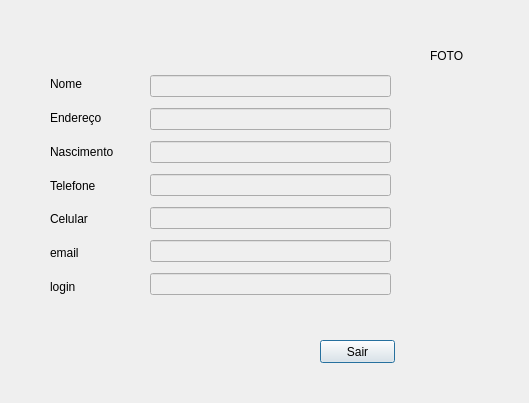
<?xml version="1.0" encoding="UTF-8"?>
<ui version="4.0">
 <class>IndexDialog</class>
 <widget class="QDialog" name="IndexDialog">
  <property name="geometry">
   <rect>
    <x>0</x>
    <y>0</y>
    <width>529</width>
    <height>403</height>
   </rect>
  </property>
  <property name="windowTitle">
   <string>Usuario</string>
  </property>
  <property name="modal">
   <bool>true</bool>
  </property>
  <widget class="QLabel" name="label_8">
   <property name="geometry">
    <rect>
     <x>430</x>
     <y>30</y>
     <width>61</width>
     <height>51</height>
    </rect>
   </property>
   <property name="text">
    <string>FOTO</string>
   </property>
  </widget>
  <widget class="QPushButton" name="buttonSair">
   <property name="geometry">
    <rect>
     <x>320</x>
     <y>340</y>
     <width>75</width>
     <height>23</height>
    </rect>
   </property>
   <property name="text">
    <string>Sair</string>
   </property>
  </widget>
  <widget class="QWidget" name="layoutWidget">
   <property name="geometry">
    <rect>
     <x>150</x>
     <y>70</y>
     <width>241</width>
     <height>230</height>
    </rect>
   </property>
   <layout class="QVBoxLayout" name="verticalLayout">
    <item>
     <widget class="QLineEdit" name="lineEditNome">
      <property name="enabled">
       <bool>false</bool>
      </property>
     </widget>
    </item>
    <item>
     <widget class="QLineEdit" name="lineEditEndereco">
      <property name="enabled">
       <bool>false</bool>
      </property>
     </widget>
    </item>
    <item>
     <widget class="QLineEdit" name="lineEditNasc">
      <property name="enabled">
       <bool>false</bool>
      </property>
     </widget>
    </item>
    <item>
     <widget class="QLineEdit" name="lineEditTel">
      <property name="enabled">
       <bool>false</bool>
      </property>
     </widget>
    </item>
    <item>
     <widget class="QLineEdit" name="lineEditCel">
      <property name="enabled">
       <bool>false</bool>
      </property>
     </widget>
    </item>
    <item>
     <widget class="QLineEdit" name="lineEditEmail">
      <property name="enabled">
       <bool>false</bool>
      </property>
     </widget>
    </item>
    <item>
     <widget class="QLineEdit" name="lineEditLogin">
      <property name="enabled">
       <bool>false</bool>
      </property>
     </widget>
    </item>
   </layout>
  </widget>
  <widget class="QWidget" name="layoutWidget">
   <property name="geometry">
    <rect>
     <x>50</x>
     <y>70</y>
     <width>81</width>
     <height>231</height>
    </rect>
   </property>
   <layout class="QVBoxLayout" name="verticalLayout_2">
    <item>
     <widget class="QLabel" name="label">
      <property name="text">
       <string>Nome</string>
      </property>
     </widget>
    </item>
    <item>
     <widget class="QLabel" name="label_2">
      <property name="text">
       <string>Endereço</string>
      </property>
     </widget>
    </item>
    <item>
     <widget class="QLabel" name="label_3">
      <property name="text">
       <string>Nascimento</string>
      </property>
     </widget>
    </item>
    <item>
     <widget class="QLabel" name="label_4">
      <property name="text">
       <string>Telefone</string>
      </property>
     </widget>
    </item>
    <item>
     <widget class="QLabel" name="label_5">
      <property name="text">
       <string>Celular</string>
      </property>
     </widget>
    </item>
    <item>
     <widget class="QLabel" name="label_6">
      <property name="text">
       <string>email</string>
      </property>
     </widget>
    </item>
    <item>
     <widget class="QLabel" name="label_7">
      <property name="text">
       <string>login</string>
      </property>
     </widget>
    </item>
   </layout>
  </widget>
 </widget>
 <resources/>
 <connections/>
</ui>
